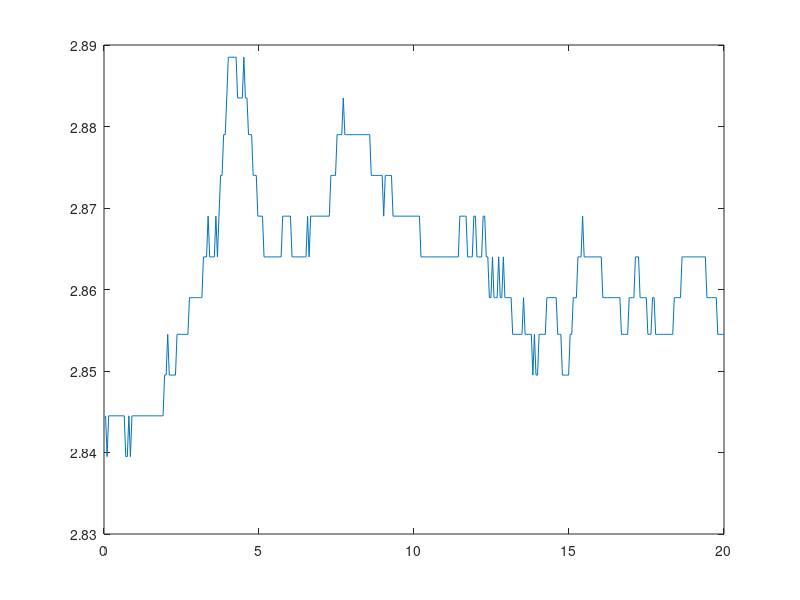
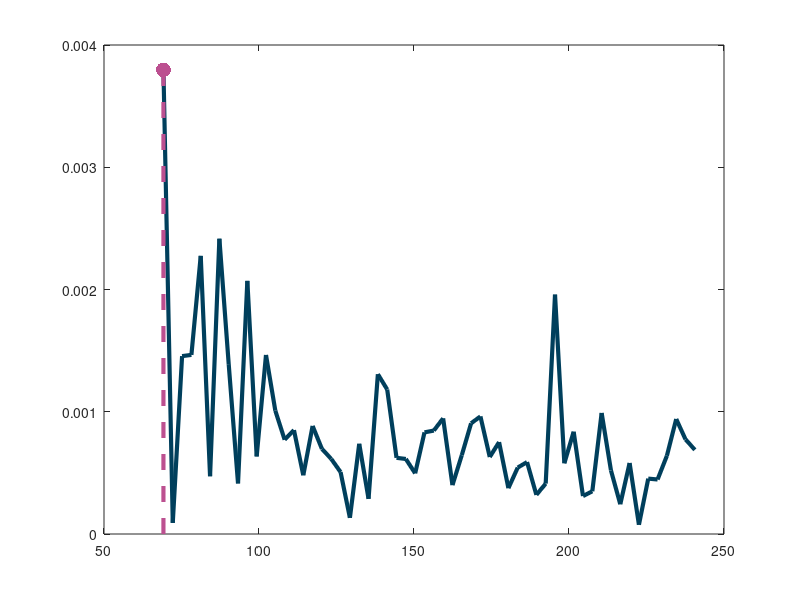

These charts were generated, in order, by the following MATLAB code: (Note: this script raises an error after producing the figures.)
function test()
    Fs = 20; % Frequency of Measurement
    data = load('test.csv'); % Data has to be loaded from test.csv
    figure
    t = linspace(1/Fs, 20, length(data)); % get time domain
    plot(t,data) % plot data vs. time
    data = data./norm(data); % normalize data
    Y = fft(data); % get fft
    Y = Y(2:floor(length(data)/2+1)); % get only hte first half

    freq = Fs/length(data):Fs/length(data):Fs/2; % get frequency domain

    % find cut off points at 240 and 70 BPM
    cutoff = 240;
    ind = find(min(abs(freq - cutoff/60)) == abs(freq - cutoff/60));
    cutoff2 = 70;
    ind2 = find(min(abs(freq - cutoff2/60)) == abs(freq - cutoff2/60));

    % cut off freq and Y
    freq = freq(ind2:ind);
    Y = Y(ind2:ind);

    [Ys,I] = max(abs(Y));  % find max point
    
    % plot max point
    figure
    plot(60*freq, abs(Y), 'Color', [0 63/255 92/255], 'LineWidth', 3)
    hold on
    plot(60*freq(I), abs(Y(I)),'.', 'MarkerSize', 32, 'Color', [188, 80, 144]/255);
    plot([60*freq(I),60*freq(I)], [0, abs(Y(I))], 'g--', 'LineWidth',3, 'Color', [188, 80, 144]/255, 'HandleVisibility','off')
    % disp("Max BPM: " + freq(I)*60) 
    % xlabel("Frequency (BPM)")

    % Save fft
    Y1 = Y;
    Y = abs(Y);

    [x, l, ~, p] = findpeaks(Y); % find peaks of the fft
    [~, ind] = max(p); % find the highest prominence
    fprintf('Maximum occurs at %3.2f Hz.\n',freq(l(ind)))
    disp("Max BPM: " + freq(l(ind))*60)
    I = l(ind);
    plot(60*freq(I), abs(Y(I)),'.', 'MarkerSize', 32, 'Color', [243, 202, 64]/255);
    plot([60*freq(I),60*freq(I)], [0, abs(Y(I))], 'g--', 'LineWidth',3, 'Color', [243, 202, 64]/255, 'HandleVisibility','off')
    ylim([0, max(abs(Y))*1.1])
    xlim([cutoff2,cutoff])
    legend('FFT', 'Max Peak', 'Prominence', 'FontWeight','normal');
    title('FFT Peak Detection')
    set(gca,'FontSize',18)
    set(gca,'fontname',"Palatino")
    set(gca,'FontWeight','bold')

    figure
    yy = ifft(Y1);
    x = 1:length(yy);
    plot(x/Fs, abs(yy))
end